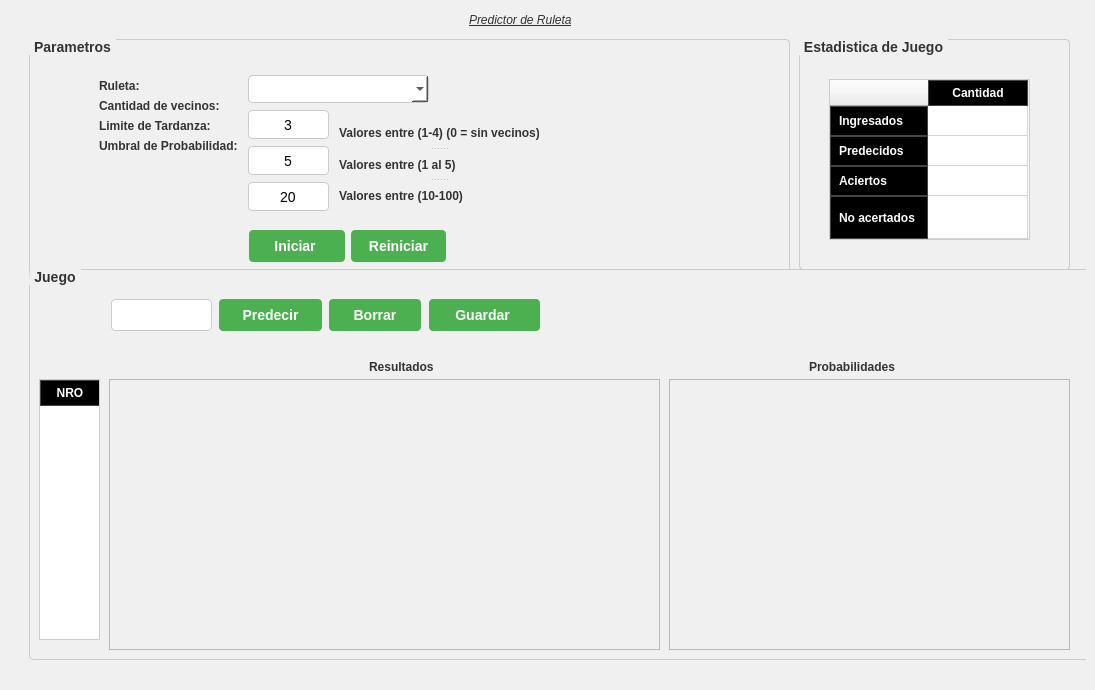
<?xml version="1.0" encoding="UTF-8"?>
<ui version="4.0">
 <class>Gui_Predictor</class>
 <widget class="QMainWindow" name="Gui_Predictor">
  <property name="geometry">
   <rect>
    <x>0</x>
    <y>0</y>
    <width>1095</width>
    <height>690</height>
   </rect>
  </property>
  <property name="palette">
   <palette>
    <active>
     <colorrole role="WindowText">
      <brush brushstyle="SolidPattern">
       <color alpha="255">
        <red>0</red>
        <green>0</green>
        <blue>0</blue>
       </color>
      </brush>
     </colorrole>
     <colorrole role="Button">
      <brush brushstyle="SolidPattern">
       <color alpha="255">
        <red>240</red>
        <green>240</green>
        <blue>240</blue>
       </color>
      </brush>
     </colorrole>
     <colorrole role="Light">
      <brush brushstyle="SolidPattern">
       <color alpha="255">
        <red>229</red>
        <green>229</green>
        <blue>229</blue>
       </color>
      </brush>
     </colorrole>
     <colorrole role="Midlight">
      <brush brushstyle="SolidPattern">
       <color alpha="255">
        <red>191</red>
        <green>191</green>
        <blue>191</blue>
       </color>
      </brush>
     </colorrole>
     <colorrole role="Dark">
      <brush brushstyle="SolidPattern">
       <color alpha="255">
        <red>76</red>
        <green>76</green>
        <blue>76</blue>
       </color>
      </brush>
     </colorrole>
     <colorrole role="Mid">
      <brush brushstyle="SolidPattern">
       <color alpha="255">
        <red>102</red>
        <green>102</green>
        <blue>102</blue>
       </color>
      </brush>
     </colorrole>
     <colorrole role="Text">
      <brush brushstyle="SolidPattern">
       <color alpha="255">
        <red>0</red>
        <green>0</green>
        <blue>0</blue>
       </color>
      </brush>
     </colorrole>
     <colorrole role="BrightText">
      <brush brushstyle="SolidPattern">
       <color alpha="255">
        <red>255</red>
        <green>255</green>
        <blue>255</blue>
       </color>
      </brush>
     </colorrole>
     <colorrole role="ButtonText">
      <brush brushstyle="SolidPattern">
       <color alpha="255">
        <red>0</red>
        <green>0</green>
        <blue>0</blue>
       </color>
      </brush>
     </colorrole>
     <colorrole role="Base">
      <brush brushstyle="SolidPattern">
       <color alpha="255">
        <red>240</red>
        <green>240</green>
        <blue>240</blue>
       </color>
      </brush>
     </colorrole>
     <colorrole role="Window">
      <brush brushstyle="SolidPattern">
       <color alpha="255">
        <red>240</red>
        <green>240</green>
        <blue>240</blue>
       </color>
      </brush>
     </colorrole>
     <colorrole role="Shadow">
      <brush brushstyle="SolidPattern">
       <color alpha="255">
        <red>0</red>
        <green>0</green>
        <blue>0</blue>
       </color>
      </brush>
     </colorrole>
     <colorrole role="AlternateBase">
      <brush brushstyle="SolidPattern">
       <color alpha="255">
        <red>204</red>
        <green>204</green>
        <blue>204</blue>
       </color>
      </brush>
     </colorrole>
     <colorrole role="ToolTipBase">
      <brush brushstyle="SolidPattern">
       <color alpha="255">
        <red>255</red>
        <green>255</green>
        <blue>220</blue>
       </color>
      </brush>
     </colorrole>
     <colorrole role="ToolTipText">
      <brush brushstyle="SolidPattern">
       <color alpha="255">
        <red>0</red>
        <green>0</green>
        <blue>0</blue>
       </color>
      </brush>
     </colorrole>
     <colorrole role="PlaceholderText">
      <brush brushstyle="SolidPattern">
       <color alpha="128">
        <red>0</red>
        <green>0</green>
        <blue>0</blue>
       </color>
      </brush>
     </colorrole>
    </active>
    <inactive>
     <colorrole role="WindowText">
      <brush brushstyle="SolidPattern">
       <color alpha="255">
        <red>0</red>
        <green>0</green>
        <blue>0</blue>
       </color>
      </brush>
     </colorrole>
     <colorrole role="Button">
      <brush brushstyle="SolidPattern">
       <color alpha="255">
        <red>240</red>
        <green>240</green>
        <blue>240</blue>
       </color>
      </brush>
     </colorrole>
     <colorrole role="Light">
      <brush brushstyle="SolidPattern">
       <color alpha="255">
        <red>229</red>
        <green>229</green>
        <blue>229</blue>
       </color>
      </brush>
     </colorrole>
     <colorrole role="Midlight">
      <brush brushstyle="SolidPattern">
       <color alpha="255">
        <red>191</red>
        <green>191</green>
        <blue>191</blue>
       </color>
      </brush>
     </colorrole>
     <colorrole role="Dark">
      <brush brushstyle="SolidPattern">
       <color alpha="255">
        <red>76</red>
        <green>76</green>
        <blue>76</blue>
       </color>
      </brush>
     </colorrole>
     <colorrole role="Mid">
      <brush brushstyle="SolidPattern">
       <color alpha="255">
        <red>102</red>
        <green>102</green>
        <blue>102</blue>
       </color>
      </brush>
     </colorrole>
     <colorrole role="Text">
      <brush brushstyle="SolidPattern">
       <color alpha="255">
        <red>0</red>
        <green>0</green>
        <blue>0</blue>
       </color>
      </brush>
     </colorrole>
     <colorrole role="BrightText">
      <brush brushstyle="SolidPattern">
       <color alpha="255">
        <red>255</red>
        <green>255</green>
        <blue>255</blue>
       </color>
      </brush>
     </colorrole>
     <colorrole role="ButtonText">
      <brush brushstyle="SolidPattern">
       <color alpha="255">
        <red>0</red>
        <green>0</green>
        <blue>0</blue>
       </color>
      </brush>
     </colorrole>
     <colorrole role="Base">
      <brush brushstyle="SolidPattern">
       <color alpha="255">
        <red>240</red>
        <green>240</green>
        <blue>240</blue>
       </color>
      </brush>
     </colorrole>
     <colorrole role="Window">
      <brush brushstyle="SolidPattern">
       <color alpha="255">
        <red>240</red>
        <green>240</green>
        <blue>240</blue>
       </color>
      </brush>
     </colorrole>
     <colorrole role="Shadow">
      <brush brushstyle="SolidPattern">
       <color alpha="255">
        <red>0</red>
        <green>0</green>
        <blue>0</blue>
       </color>
      </brush>
     </colorrole>
     <colorrole role="AlternateBase">
      <brush brushstyle="SolidPattern">
       <color alpha="255">
        <red>204</red>
        <green>204</green>
        <blue>204</blue>
       </color>
      </brush>
     </colorrole>
     <colorrole role="ToolTipBase">
      <brush brushstyle="SolidPattern">
       <color alpha="255">
        <red>255</red>
        <green>255</green>
        <blue>220</blue>
       </color>
      </brush>
     </colorrole>
     <colorrole role="ToolTipText">
      <brush brushstyle="SolidPattern">
       <color alpha="255">
        <red>0</red>
        <green>0</green>
        <blue>0</blue>
       </color>
      </brush>
     </colorrole>
     <colorrole role="PlaceholderText">
      <brush brushstyle="SolidPattern">
       <color alpha="128">
        <red>0</red>
        <green>0</green>
        <blue>0</blue>
       </color>
      </brush>
     </colorrole>
    </inactive>
    <disabled>
     <colorrole role="WindowText">
      <brush brushstyle="SolidPattern">
       <color alpha="255">
        <red>76</red>
        <green>76</green>
        <blue>76</blue>
       </color>
      </brush>
     </colorrole>
     <colorrole role="Button">
      <brush brushstyle="SolidPattern">
       <color alpha="255">
        <red>240</red>
        <green>240</green>
        <blue>240</blue>
       </color>
      </brush>
     </colorrole>
     <colorrole role="Light">
      <brush brushstyle="SolidPattern">
       <color alpha="255">
        <red>229</red>
        <green>229</green>
        <blue>229</blue>
       </color>
      </brush>
     </colorrole>
     <colorrole role="Midlight">
      <brush brushstyle="SolidPattern">
       <color alpha="255">
        <red>191</red>
        <green>191</green>
        <blue>191</blue>
       </color>
      </brush>
     </colorrole>
     <colorrole role="Dark">
      <brush brushstyle="SolidPattern">
       <color alpha="255">
        <red>76</red>
        <green>76</green>
        <blue>76</blue>
       </color>
      </brush>
     </colorrole>
     <colorrole role="Mid">
      <brush brushstyle="SolidPattern">
       <color alpha="255">
        <red>102</red>
        <green>102</green>
        <blue>102</blue>
       </color>
      </brush>
     </colorrole>
     <colorrole role="Text">
      <brush brushstyle="SolidPattern">
       <color alpha="255">
        <red>76</red>
        <green>76</green>
        <blue>76</blue>
       </color>
      </brush>
     </colorrole>
     <colorrole role="BrightText">
      <brush brushstyle="SolidPattern">
       <color alpha="255">
        <red>255</red>
        <green>255</green>
        <blue>255</blue>
       </color>
      </brush>
     </colorrole>
     <colorrole role="ButtonText">
      <brush brushstyle="SolidPattern">
       <color alpha="255">
        <red>76</red>
        <green>76</green>
        <blue>76</blue>
       </color>
      </brush>
     </colorrole>
     <colorrole role="Base">
      <brush brushstyle="SolidPattern">
       <color alpha="255">
        <red>240</red>
        <green>240</green>
        <blue>240</blue>
       </color>
      </brush>
     </colorrole>
     <colorrole role="Window">
      <brush brushstyle="SolidPattern">
       <color alpha="255">
        <red>240</red>
        <green>240</green>
        <blue>240</blue>
       </color>
      </brush>
     </colorrole>
     <colorrole role="Shadow">
      <brush brushstyle="SolidPattern">
       <color alpha="255">
        <red>0</red>
        <green>0</green>
        <blue>0</blue>
       </color>
      </brush>
     </colorrole>
     <colorrole role="AlternateBase">
      <brush brushstyle="SolidPattern">
       <color alpha="255">
        <red>153</red>
        <green>153</green>
        <blue>153</blue>
       </color>
      </brush>
     </colorrole>
     <colorrole role="ToolTipBase">
      <brush brushstyle="SolidPattern">
       <color alpha="255">
        <red>255</red>
        <green>255</green>
        <blue>220</blue>
       </color>
      </brush>
     </colorrole>
     <colorrole role="ToolTipText">
      <brush brushstyle="SolidPattern">
       <color alpha="255">
        <red>0</red>
        <green>0</green>
        <blue>0</blue>
       </color>
      </brush>
     </colorrole>
     <colorrole role="PlaceholderText">
      <brush brushstyle="SolidPattern">
       <color alpha="128">
        <red>0</red>
        <green>0</green>
        <blue>0</blue>
       </color>
      </brush>
     </colorrole>
    </disabled>
   </palette>
  </property>
  <property name="windowTitle">
   <string>Predictor</string>
  </property>
  <property name="autoFillBackground">
   <bool>false</bool>
  </property>
  <property name="styleSheet">
   <string notr="true"/>
  </property>
  <widget class="QWidget" name="centralwidget">
   <layout class="QVBoxLayout" name="verticalLayout">
    <item>
     <widget class="QFrame" name="frame">
      <property name="styleSheet">
       <string notr="true">QWidget {
    background-color: #f0f0f0;
    font-family: Arial, sans-serif;
}

QLabel {
    color: #333333;
    font-size: 12px;
}

QLineEdit, QComboBox {
    background-color: white;
    border: 1px solid #cccccc;
    border-radius: 4px;
    padding: 5px;
    font-size: 14px;
}

QPushButton {
    background-color: #4CAF50;
    color: white;
    border: none;
    padding: 8px 16px;
    font-size: 14px;
    border-radius: 4px;
	font-weight: bold;
	text-transform: uppercase
}

QPushButton:hover {
    background-color: #45a049;
}

QPushButton:pressed {
    background-color: #3e8e41;
}

QTableWidget {
    background-color: white;
    border: 1px solid #cccccc;
}

QTableWidget::item {
    padding: 5px;
}

QHeaderView::section {
    background-color: #e0e0e0;
    color: #333333;
    padding: 5px;
    border: 1px solid #cccccc;
    font-weight: bold;
}

QGroupBox {
    border: 1px solid #cccccc;
    border-radius: 4px;
    margin-top: 1ex;
    font-size: 14px;
    font-weight: bold;
}

QGroupBox::title {
    subcontrol-origin: margin;
    subcontrol-position: top left;
    padding: 0 3px;
    color: #333333;
}

QTextEdit {
    background-color: white;
    border: 1px solid #cccccc;
    border-radius: 4px;
}</string>
      </property>
      <property name="frameShape">
       <enum>QFrame::NoFrame</enum>
      </property>
      <property name="frameShadow">
       <enum>QFrame::Raised</enum>
      </property>
      <widget class="QLabel" name="label_8">
       <property name="geometry">
        <rect>
         <x>460</x>
         <y>0</y>
         <width>171</width>
         <height>21</height>
        </rect>
       </property>
       <property name="font">
        <font>
         <family>Segoe UI Semibold</family>
         <pointsize>14</pointsize>
         <weight>7</weight>
         <italic>true</italic>
         <bold>false</bold>
         <underline>true</underline>
        </font>
       </property>
       <property name="styleSheet">
        <string notr="true">font: 63 italic 14pt &quot;Segoe UI Semibold&quot;;</string>
       </property>
       <property name="text">
        <string>Predictor de Ruleta</string>
       </property>
      </widget>
      <widget class="QGroupBox" name="groupBoxParametros">
       <property name="geometry">
        <rect>
         <x>20</x>
         <y>30</y>
         <width>761</width>
         <height>241</height>
        </rect>
       </property>
       <property name="font">
        <font>
         <family>Arial</family>
         <pointsize>-1</pointsize>
         <weight>75</weight>
         <bold>true</bold>
        </font>
       </property>
       <property name="title">
        <string>Parametros</string>
       </property>
       <widget class="QLineEdit" name="lineVecinos">
        <property name="geometry">
         <rect>
          <x>219</x>
          <y>71</y>
          <width>81</width>
          <height>29</height>
         </rect>
        </property>
        <property name="text">
         <string>3</string>
        </property>
        <property name="alignment">
         <set>Qt::AlignCenter</set>
        </property>
       </widget>
       <widget class="QComboBox" name="comboBoxRuleta">
        <property name="geometry">
         <rect>
          <x>219</x>
          <y>36</y>
          <width>181</width>
          <height>28</height>
         </rect>
        </property>
       </widget>
       <widget class="QLineEdit" name="lineProbabiliada">
        <property name="geometry">
         <rect>
          <x>219</x>
          <y>143</y>
          <width>81</width>
          <height>29</height>
         </rect>
        </property>
        <property name="text">
         <string>20</string>
        </property>
        <property name="alignment">
         <set>Qt::AlignCenter</set>
        </property>
       </widget>
       <widget class="QLineEdit" name="lineTardanza">
        <property name="geometry">
         <rect>
          <x>219</x>
          <y>107</y>
          <width>81</width>
          <height>29</height>
         </rect>
        </property>
        <property name="text">
         <string>5</string>
        </property>
        <property name="alignment">
         <set>Qt::AlignCenter</set>
        </property>
       </widget>
       <widget class="QWidget" name="">
        <property name="geometry">
         <rect>
          <x>70</x>
          <y>40</y>
          <width>143</width>
          <height>141</height>
         </rect>
        </property>
        <layout class="QFormLayout" name="formLayout">
         <property name="labelAlignment">
          <set>Qt::AlignRight|Qt::AlignTrailing|Qt::AlignVCenter</set>
         </property>
         <item row="0" column="0">
          <widget class="QLabel" name="label">
           <property name="font">
            <font>
             <family>Arial</family>
             <pointsize>-1</pointsize>
             <weight>75</weight>
             <bold>true</bold>
            </font>
           </property>
           <property name="text">
            <string>Ruleta:</string>
           </property>
          </widget>
         </item>
         <item row="1" column="0">
          <widget class="QLabel" name="label_2">
           <property name="font">
            <font>
             <family>Arial</family>
             <pointsize>-1</pointsize>
             <weight>75</weight>
             <bold>true</bold>
            </font>
           </property>
           <property name="text">
            <string>Cantidad de vecinos:</string>
           </property>
          </widget>
         </item>
         <item row="2" column="0">
          <widget class="QLabel" name="label_3">
           <property name="font">
            <font>
             <family>Arial</family>
             <pointsize>-1</pointsize>
             <weight>75</weight>
             <bold>true</bold>
            </font>
           </property>
           <property name="text">
            <string>Limite de Tardanza:</string>
           </property>
          </widget>
         </item>
         <item row="3" column="0">
          <widget class="QLabel" name="label_4">
           <property name="font">
            <font>
             <family>Arial</family>
             <pointsize>-1</pointsize>
             <weight>75</weight>
             <bold>true</bold>
            </font>
           </property>
           <property name="text">
            <string>Umbral de Probabilidad:</string>
           </property>
          </widget>
         </item>
        </layout>
       </widget>
       <widget class="QWidget" name="">
        <property name="geometry">
         <rect>
          <x>220</x>
          <y>190</y>
          <width>197</width>
          <height>34</height>
         </rect>
        </property>
        <layout class="QHBoxLayout" name="horizontalLayout">
         <item>
          <widget class="QPushButton" name="btnIniciar">
           <property name="text">
            <string>Iniciar </string>
           </property>
          </widget>
         </item>
         <item>
          <widget class="QPushButton" name="btnReiniciar">
           <property name="enabled">
            <bool>false</bool>
           </property>
           <property name="text">
            <string>Reiniciar</string>
           </property>
          </widget>
         </item>
        </layout>
       </widget>
       <widget class="QSplitter" name="splitter">
        <property name="geometry">
         <rect>
          <x>310</x>
          <y>80</y>
          <width>200</width>
          <height>91</height>
         </rect>
        </property>
        <property name="orientation">
         <enum>Qt::Vertical</enum>
        </property>
        <widget class="QLabel" name="label_6">
         <property name="font">
          <font>
           <family>Arial</family>
           <pointsize>-1</pointsize>
           <weight>75</weight>
           <bold>true</bold>
          </font>
         </property>
         <property name="text">
          <string>Valores entre (1-4) (0 = sin vecinos)</string>
         </property>
        </widget>
        <widget class="QLabel" name="label_10">
         <property name="font">
          <font>
           <family>Arial</family>
           <pointsize>-1</pointsize>
           <weight>75</weight>
           <bold>true</bold>
          </font>
         </property>
         <property name="text">
          <string>Valores entre (1 al 5)</string>
         </property>
        </widget>
        <widget class="QLabel" name="label_11">
         <property name="font">
          <font>
           <family>Arial</family>
           <pointsize>-1</pointsize>
           <weight>75</weight>
           <bold>true</bold>
          </font>
         </property>
         <property name="text">
          <string>Valores entre (10-100)</string>
         </property>
        </widget>
       </widget>
      </widget>
      <widget class="QGroupBox" name="groupBoxJuego">
       <property name="geometry">
        <rect>
         <x>20</x>
         <y>260</y>
         <width>1061</width>
         <height>391</height>
        </rect>
       </property>
       <property name="font">
        <font>
         <family>Arial</family>
         <pointsize>-1</pointsize>
         <weight>75</weight>
         <bold>true</bold>
        </font>
       </property>
       <property name="title">
        <string>Juego</string>
       </property>
       <widget class="QLineEdit" name="lineIngresoNumero">
        <property name="geometry">
         <rect>
          <x>82</x>
          <y>30</y>
          <width>101</width>
          <height>32</height>
         </rect>
        </property>
       </widget>
       <widget class="QPushButton" name="btnPredecir">
        <property name="geometry">
         <rect>
          <x>190</x>
          <y>30</y>
          <width>103</width>
          <height>32</height>
         </rect>
        </property>
        <property name="text">
         <string>Predecir</string>
        </property>
       </widget>
       <widget class="QPushButton" name="btnBorrar">
        <property name="geometry">
         <rect>
          <x>300</x>
          <y>30</y>
          <width>92</width>
          <height>32</height>
         </rect>
        </property>
        <property name="text">
         <string>Borrar</string>
        </property>
       </widget>
       <widget class="QListView" name="listResultados">
        <property name="geometry">
         <rect>
          <x>80</x>
          <y>110</y>
          <width>551</width>
          <height>271</height>
         </rect>
        </property>
       </widget>
       <widget class="QLabel" name="label_7">
        <property name="geometry">
         <rect>
          <x>340</x>
          <y>90</y>
          <width>91</width>
          <height>16</height>
         </rect>
        </property>
        <property name="font">
         <font>
          <family>Arial</family>
          <pointsize>-1</pointsize>
          <weight>75</weight>
          <bold>true</bold>
         </font>
        </property>
        <property name="text">
         <string>Resultados</string>
        </property>
       </widget>
       <widget class="QTableView" name="tableProbabilidad">
        <property name="geometry">
         <rect>
          <x>640</x>
          <y>110</y>
          <width>401</width>
          <height>271</height>
         </rect>
        </property>
        <property name="layoutDirection">
         <enum>Qt::LeftToRight</enum>
        </property>
       </widget>
       <widget class="QLabel" name="label_9">
        <property name="geometry">
         <rect>
          <x>780</x>
          <y>90</y>
          <width>111</width>
          <height>16</height>
         </rect>
        </property>
        <property name="font">
         <font>
          <family>Arial</family>
          <pointsize>-1</pointsize>
          <weight>75</weight>
          <bold>true</bold>
         </font>
        </property>
        <property name="text">
         <string>Probabilidades</string>
        </property>
       </widget>
       <widget class="QPushButton" name="btnGuardar">
        <property name="geometry">
         <rect>
          <x>400</x>
          <y>30</y>
          <width>111</width>
          <height>32</height>
         </rect>
        </property>
        <property name="text">
         <string>Guardar </string>
        </property>
       </widget>
       <widget class="QTableWidget" name="tableNrosSalidos">
        <property name="geometry">
         <rect>
          <x>10</x>
          <y>110</y>
          <width>61</width>
          <height>261</height>
         </rect>
        </property>
        <property name="font">
         <font>
          <family>Arial</family>
          <kerning>true</kerning>
         </font>
        </property>
        <property name="styleSheet">
         <string notr="true">QHeaderView::section {
    background-color: black;
    color: white;
    padding: 3px 8px;
    border: 1px solid #444;
    font-weight: bold;
    text-align: center;
    qproperty-alignment: AlignCenter;
}
</string>
        </property>
        <property name="textElideMode">
         <enum>Qt::ElideMiddle</enum>
        </property>
        <attribute name="horizontalHeaderDefaultSectionSize">
         <number>60</number>
        </attribute>
        <column>
         <property name="text">
          <string>NRO</string>
         </property>
        </column>
       </widget>
      </widget>
      <widget class="QGroupBox" name="groupBox_2">
       <property name="geometry">
        <rect>
         <x>790</x>
         <y>30</y>
         <width>271</width>
         <height>231</height>
        </rect>
       </property>
       <property name="font">
        <font>
         <family>Arial</family>
         <pointsize>-1</pointsize>
         <weight>75</weight>
         <bold>true</bold>
        </font>
       </property>
       <property name="title">
        <string>Estadistica de Juego</string>
       </property>
       <widget class="QTableWidget" name="tableEstadistica">
        <property name="geometry">
         <rect>
          <x>30</x>
          <y>40</y>
          <width>201</width>
          <height>161</height>
         </rect>
        </property>
        <property name="styleSheet">
         <string notr="true">QHeaderView::section {
    background-color: black;
    color: white;
    padding: 3px 8px;
    border: 1px solid #444;
    font-weight: bold;
    text-align: center;
    qproperty-alignment: AlignCenter;
}

QTableWidget {
    width: 100%;
    height: 100%;
    margin: 0;
    padding: 0;
}

/* Estilo para el encabezado vertical */
QTableWidget::verticalHeader::section {
    background-color: black;
    color: white;
    padding: 3px 8px;
    border: 1px solid #444;
    font-weight: bold;
    text-align: center;
    qproperty-alignment: AlignCenter;
}

/* Estilo para la esquina superior izquierda */
QTableCornerButton::section {
    background-color: black;
    border: 1px solid #444;
}
</string>
        </property>
        <property name="horizontalScrollBarPolicy">
         <enum>Qt::ScrollBarAlwaysOff</enum>
        </property>
        <property name="sizeAdjustPolicy">
         <enum>QAbstractScrollArea::AdjustToContentsOnFirstShow</enum>
        </property>
        <property name="showGrid">
         <bool>true</bool>
        </property>
        <attribute name="horizontalHeaderVisible">
         <bool>true</bool>
        </attribute>
        <attribute name="horizontalHeaderStretchLastSection">
         <bool>false</bool>
        </attribute>
        <attribute name="verticalHeaderStretchLastSection">
         <bool>true</bool>
        </attribute>
        <row>
         <property name="text">
          <string>Ingresados</string>
         </property>
        </row>
        <row>
         <property name="text">
          <string>Predecidos</string>
         </property>
        </row>
        <row>
         <property name="text">
          <string>Aciertos</string>
         </property>
        </row>
        <row>
         <property name="text">
          <string>No acertados</string>
         </property>
        </row>
        <column>
         <property name="text">
          <string>Cantidad</string>
         </property>
        </column>
       </widget>
      </widget>
     </widget>
    </item>
   </layout>
  </widget>
 </widget>
 <resources/>
 <connections/>
</ui>
